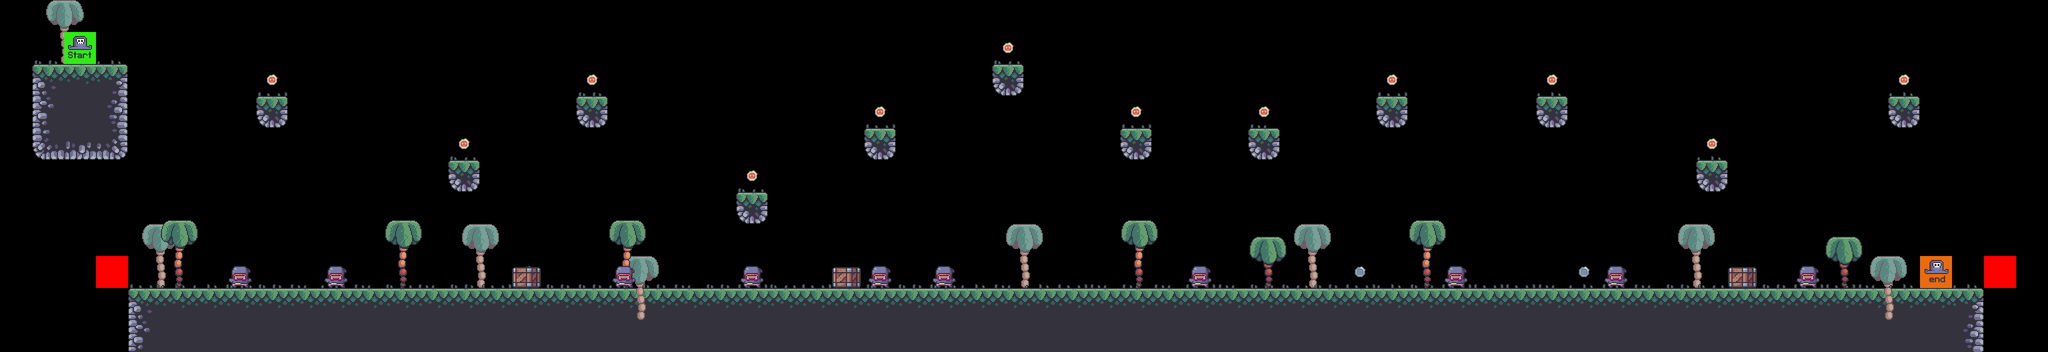

Tiled map render using the project's own tile images. Description and the map definition, with tile-layer contents summarised, below:
An orthogonal 64x11 tile map with 64x64 px tiles, 9 tile layers (terrain, bg_palms, grass, palms, ...), 10 tilesets.

<map version="1.10" tiledversion="1.10.2" orientation="orthogonal" renderorder="right-down" width="64" height="11" tilewidth="64" tileheight="64" infinite="0" nextlayerid="10" nextobjectid="1">
 <tileset firstgid="1" source="../Tilesets/terrain_tiles.tsx" />
 <tileset firstgid="17" source="bg_palms.tsx" />
 <tileset firstgid="21" source="../Tilesets/grass.tsx" />
 <tileset firstgid="26" source="palms.tsx" />
 <tileset firstgid="35" source="player.tsx" />
 <tileset firstgid="37" source="coin_tiles.tsx" />
 <tileset firstgid="39" source="crates.tsx" />
 <tileset firstgid="40" source="enemies.tsx" />
 <tileset firstgid="42" source="terrain_tiles.tsx" />
 <tileset firstgid="58" source="../Tilesets/crates.tsx" />
 <layer id="9" name="terrain" width="64" height="11" locked="1">
  <data>[704 cells, 137 non-empty, 16 distinct tile ids]</data>
 </layer>
 <layer id="8" name="bg_palms" width="64" height="11" locked="1">
  <data>[704 cells, 8 non-empty, 3 distinct tile ids]</data>
 </layer>
 <layer id="7" name="grass" width="64" height="11" locked="1">
  <data>[704 cells, 73 non-empty, 5 distinct tile ids]</data>
 </layer>
 <layer id="3" name="palms" width="64" height="11" locked="1">
  <data>[704 cells, 7 non-empty, 2 distinct tile ids]</data>
 </layer>
 <layer id="4" name="player" width="64" height="11" locked="1">
  <data>[704 cells, 2 non-empty, 2 distinct tile ids]</data>
 </layer>
 <layer id="5" name="coins" width="64" height="11" locked="1">
  <data>[704 cells, 18 non-empty, 2 distinct tile ids]</data>
 </layer>
 <layer id="6" name="crates" width="64" height="11" locked="1">
  <data>[704 cells, 3 non-empty, 1 distinct tile ids]</data>
 </layer>
 <layer id="2" name="enemies" width="64" height="11" locked="1">
  <data>[704 cells, 10 non-empty, 1 distinct tile ids]</data>
 </layer>
 <layer id="1" name="constraints" width="64" height="11">
  <data>[704 cells, 2 non-empty, 1 distinct tile ids]</data>
 </layer>
</map>
